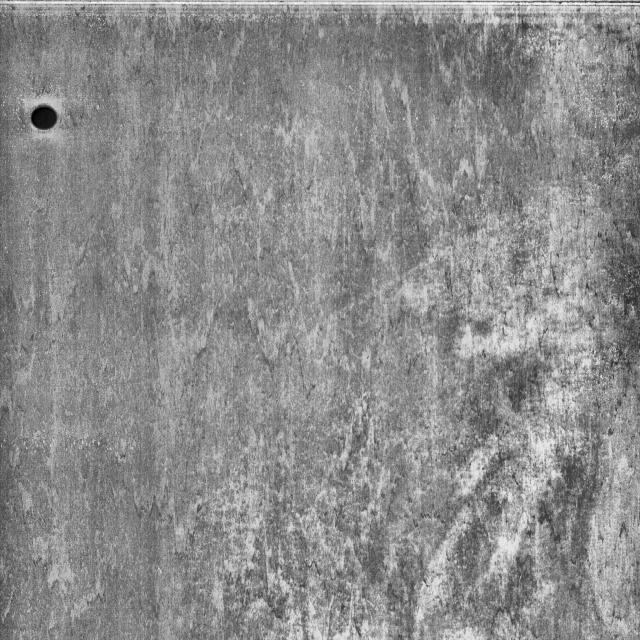
#> input picture samples/gc10/gc10_00307.jpg, 640 x 640 px
$ python -i demo_fallback.py   (imports and definitions only)   (older library calls are emulated)
#> lines starting #> are read from the running program, lines starting #| are printed output that depends on the picture; after the words box and inside, x2 and y2 are one past the last pixel; in counts of white or black regions, pixels touching at a corner belong together
#> further down, picture is the input picture: shape (640, 640, 3); min 0, max 255, mean 139.7
"""Heuristic demo fallback when trained weights are missing."""
from __future__ import annotations

import cv2
import numpy as np

from decision_engine.engine import AnomalyResult, DefectDetection


def demo_defect_heuristic(image_bgr: np.ndarray) -> list[DefectDetection]:
    """Detect dark elongated regions as pseudo-scratches for UI demos without weights."""
    gray = cv2.cvtColor(image_bgr, cv2.COLOR_BGR2GRAY)
    blur = cv2.GaussianBlur(gray, (5, 5), 0)
    edges = cv2.Canny(blur, 80, 160)
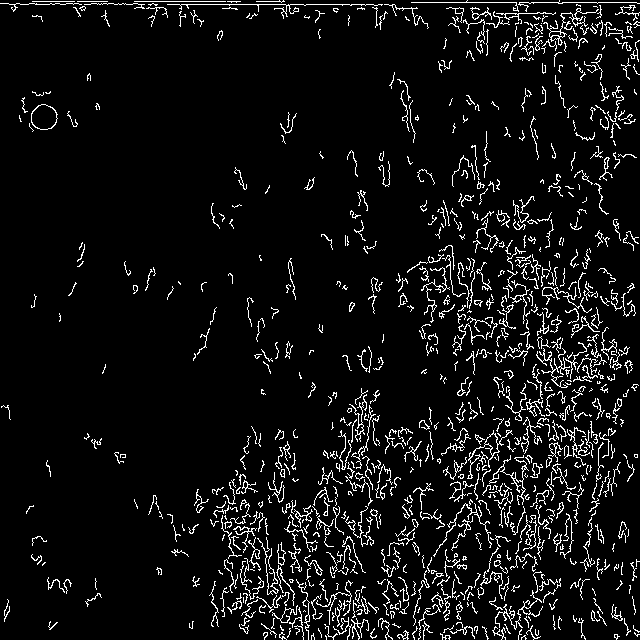
#> edges: shape (640, 640); 6.6% white in thin lines or dots
    edges = cv2.dilate(edges, np.ones((3, 3), np.uint8), iterations=1)
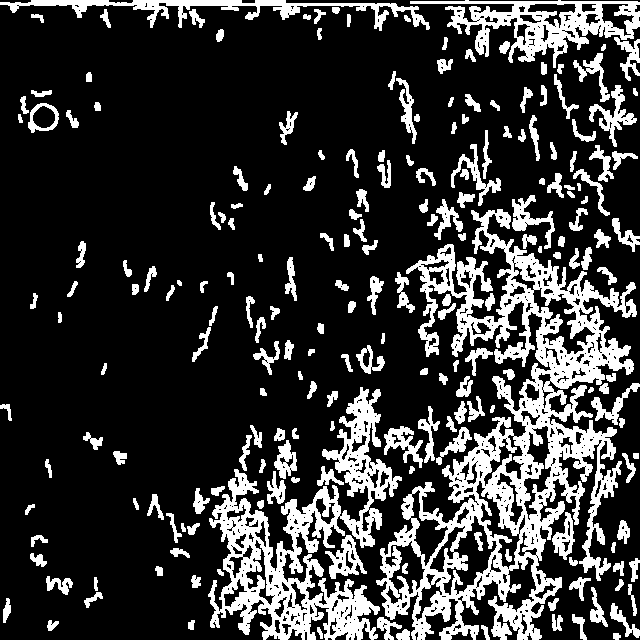
#> edges: shape (640, 640); 21.2% white; 213 white regions
    contours, _ = cv2.findContours(edges, cv2.RETR_EXTERNAL, cv2.CHAIN_APPROX_SIMPLE)
#> contours = 210 contours, 5 with area under 20; largest, box (x1, y1, x2, y2) and area: (376, 209, 637, 640) 43414, (208, 387, 402, 640) 16874, (410, 0, 640, 68) 6535, (0, 0, 430, 31) 2667, (325, 535, 367, 579) 798
    h, w = gray.shape
#> h = 640; w = 640
    detections: list[DefectDetection] = []
    for cnt in contours:
        x, y, bw, bh = cv2.boundingRect(cnt)
        area = bw * bh
        if area < (h * w) * 0.002 or area > (h * w) * 0.25:
            continue
        aspect = max(bw, bh) / max(1, min(bw, bh))
        if aspect < 2.5:
            continue
        conf = float(np.clip(0.45 + min(aspect, 8) * 0.05, 0.45, 0.92))
        detections.append(
            DefectDetection(
                type="scratch",
                confidence=conf,
                bbox=[float(x), float(y), float(x + bw), float(y + bh)],
                affected_area=area / float(h * w),
            )
        )
        if len(detections) >= 3:
            break
#> this loop made 209 passes
#> (x, y, bw, bh, area) on passes 1 to 3: (613, 633, 8, 7, 56), (396, 629, 14, 11, 154), (317, 627, 6, 12, 72)
#> after the loop, detections = 3 items
    return detections


def demo_anomaly_heuristic(image_bgr: np.ndarray, heatmap_out=None) -> AnomalyResult:
    gray = cv2.cvtColor(image_bgr, cv2.COLOR_BGR2GRAY)
    lap = cv2.Laplacian(gray, cv2.CV_64F)
    energy = float(np.var(lap))
    # normalize roughly: metal textures vary; map into 0..1
    score = float(np.clip((energy - 50) / 400.0, 0.0, 1.0))
    heatmap_path = None
    if heatmap_out is not None:
        abs_lap = np.abs(lap)
        abs_lap = abs_lap / (abs_lap.max() + 1e-6)
        heat = (abs_lap * 255).astype(np.uint8)
        colored = cv2.applyColorMap(heat, cv2.COLORMAP_JET)
        overlay = cv2.addWeighted(image_bgr, 0.55, colored, 0.45, 0)
        heatmap_out.parent.mkdir(parents=True, exist_ok=True)
        cv2.imwrite(str(heatmap_out), overlay)
        heatmap_path = str(heatmap_out)
    return AnomalyResult(score=score, heatmap_path=heatmap_path, is_anomaly=score >= 0.4)

>>> import cv2
>>> picture = cv2.imread('../samples/gc10/gc10_00307.jpg')
>>> result = demo_defect_heuristic(picture)
#> result = 3 items

$ run again, on samples/gc10/gc10_00461.jpg
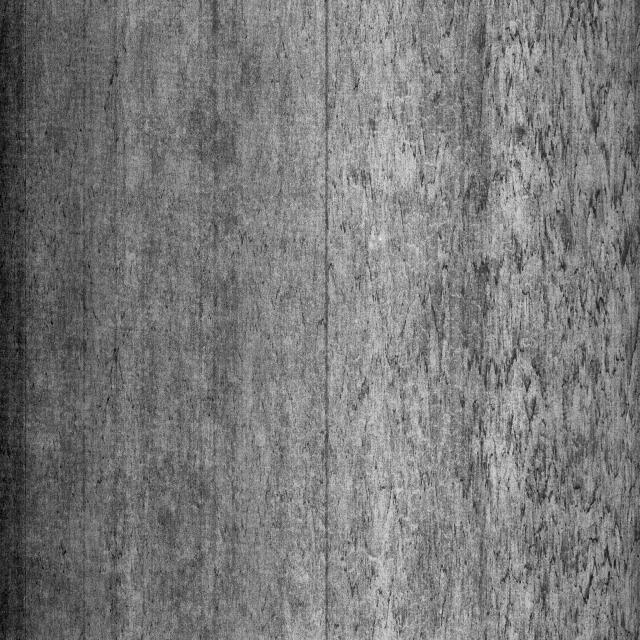
#> input picture samples/gc10/gc10_00461.jpg, 640 x 640 px
#> picture is the input picture: shape (640, 640, 3); min 0, max 252, mean 120.9
#> in demo_defect_heuristic, `edges = cv2.Canny(blur, 80, 160)`:
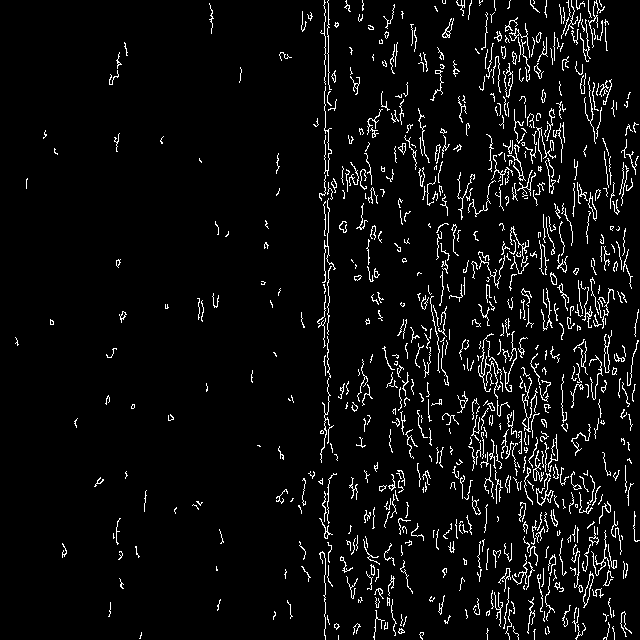
#> edges: shape (640, 640); 5.3% white in thin lines or dots
#> in demo_defect_heuristic, `edges = cv2.dilate(edges, np.ones((3, 3), np.uint8), iterations=1)`:
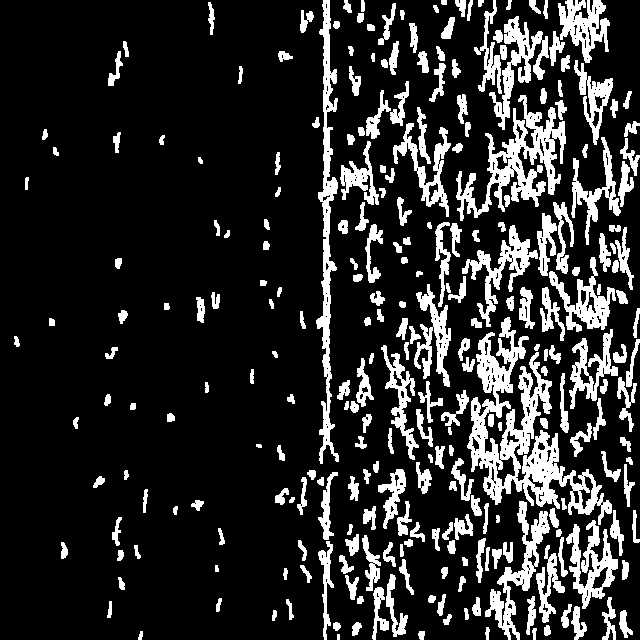
#> edges: shape (640, 640); 17% white; 271 white regions (1 under 20 px)
#> contours = 271 contours, 9 with area under 20; largest, box (x1, y1, x2, y2) and area: (467, 317, 612, 525) 8878, (456, 95, 566, 221) 4039, (316, 0, 339, 464) 3012, (485, 501, 550, 640) 1994, (566, 520, 618, 609) 1809
#> the loop in demo_defect_heuristic, `for cnt in contours:` made 40 passes
#> (x, y, bw, bh, area) on passes 2 to 9: (418, 631, 7, 9, 63), (138, 631, 5, 9, 45), (532, 628, 5, 12, 60), (485, 627, 5, 13, 65), (544, 625, 7, 11, 77), (352, 622, 10, 14, 140), (333, 622, 8, 9, 72), (443, 614, 9, 11, 99)
#> after the loop in demo_defect_heuristic, `for cnt in contours:`: detections = 3 items

$ run again, on samples/gc10/gc10_00475.jpg
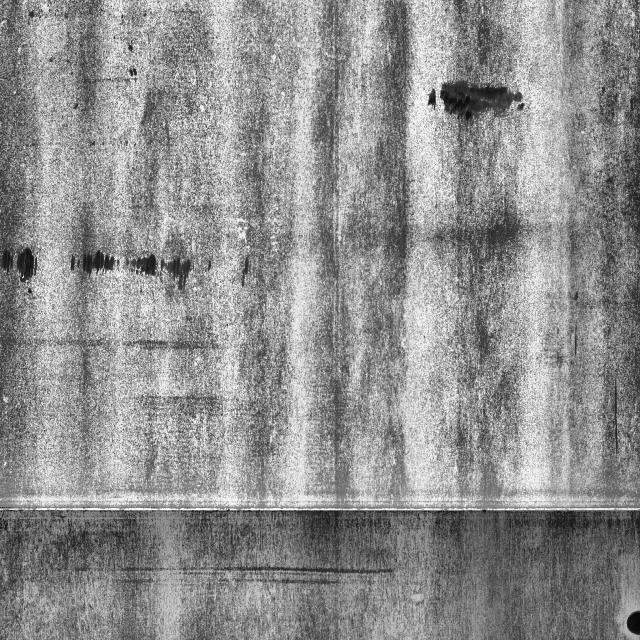
#> input picture samples/gc10/gc10_00475.jpg, 640 x 640 px
#> picture is the input picture: shape (640, 640, 3); min 0, max 255, mean 143.7
#> in demo_defect_heuristic, `edges = cv2.Canny(blur, 80, 160)`:
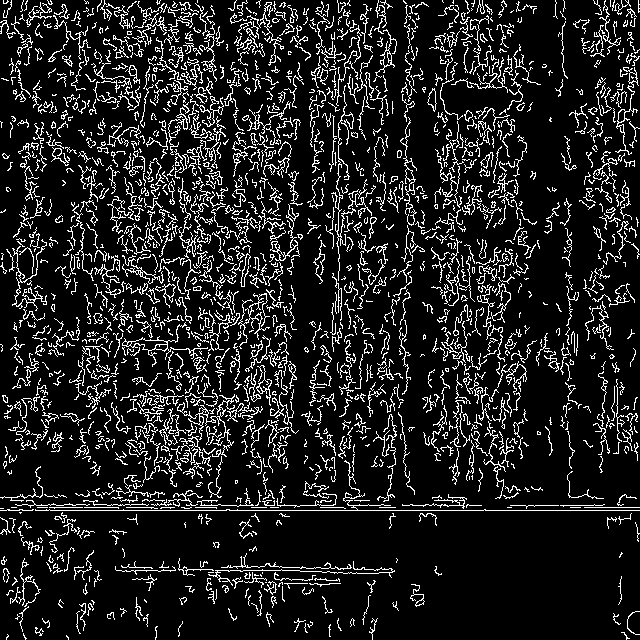
#> edges: shape (640, 640); 12.8% white in thin lines or dots
#> in demo_defect_heuristic, `edges = cv2.dilate(edges, np.ones((3, 3), np.uint8), iterations=1)`:
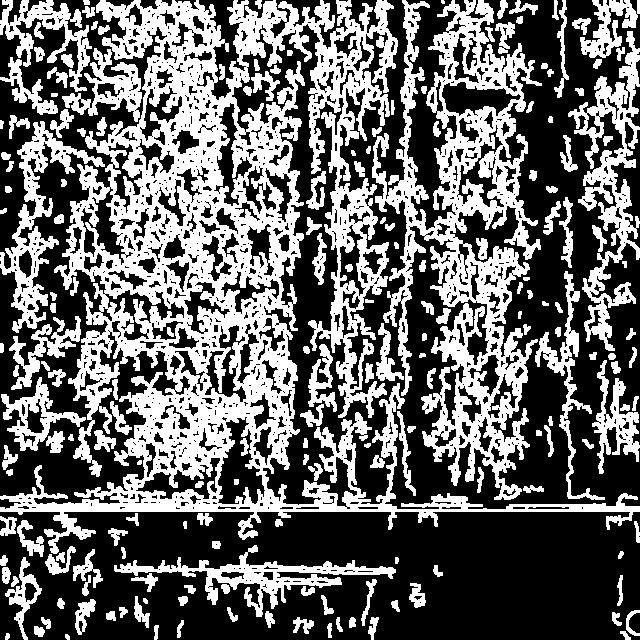
#> edges: shape (640, 640); 40.4% white; 190 white regions (1 under 20 px)
#> contours = 185 contours, 19 with area under 20; largest, box (x1, y1, x2, y2) and area: (0, 0, 640, 554) 109799, (372, 0, 542, 500) 34677, (568, 31, 640, 351) 6676, (0, 121, 105, 333) 4696, (114, 545, 396, 617) 3822
#> the loop in demo_defect_heuristic, `for cnt in contours:` made 112 passes
#> (x, y, bw, bh, area) on passes 1 to 8: (65, 634, 5, 6, 30), (5, 633, 5, 7, 35), (620, 631, 11, 9, 99), (34, 626, 11, 11, 121), (154, 625, 5, 15, 75), (327, 623, 5, 15, 75), (177, 620, 7, 18, 126), (368, 617, 11, 23, 253)
#> after the loop in demo_defect_heuristic, `for cnt in contours:`: detections = 3 items

$ run again, on samples/gc10/gc10_00893.jpg
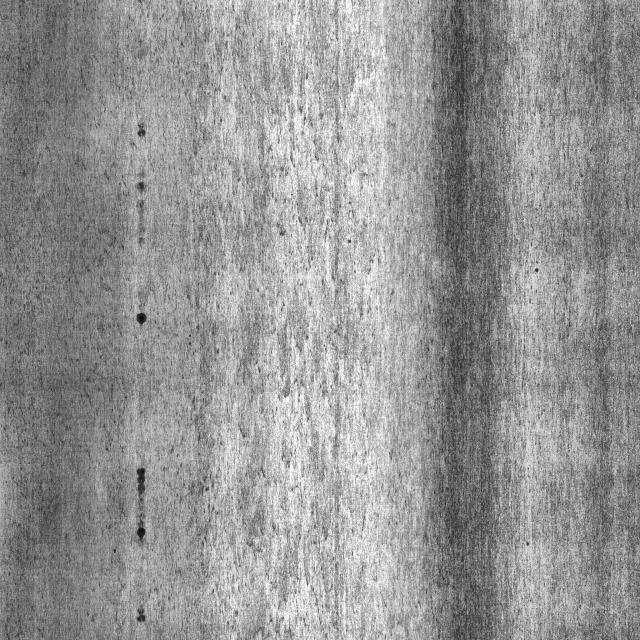
#> input picture samples/gc10/gc10_00893.jpg, 640 x 640 px
#> picture is the input picture: shape (640, 640, 3); min 0, max 255, mean 149.3
#> in demo_defect_heuristic, `edges = cv2.Canny(blur, 80, 160)`:
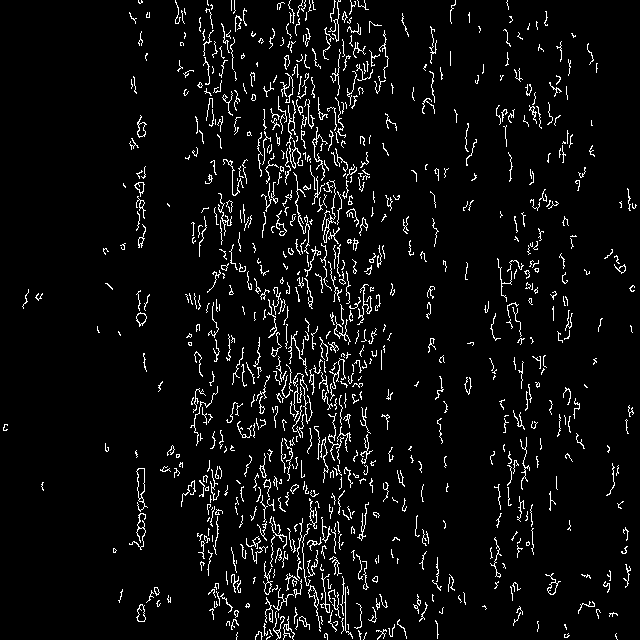
#> edges: shape (640, 640); 5.2% white in thin lines or dots
#> in demo_defect_heuristic, `edges = cv2.dilate(edges, np.ones((3, 3), np.uint8), iterations=1)`:
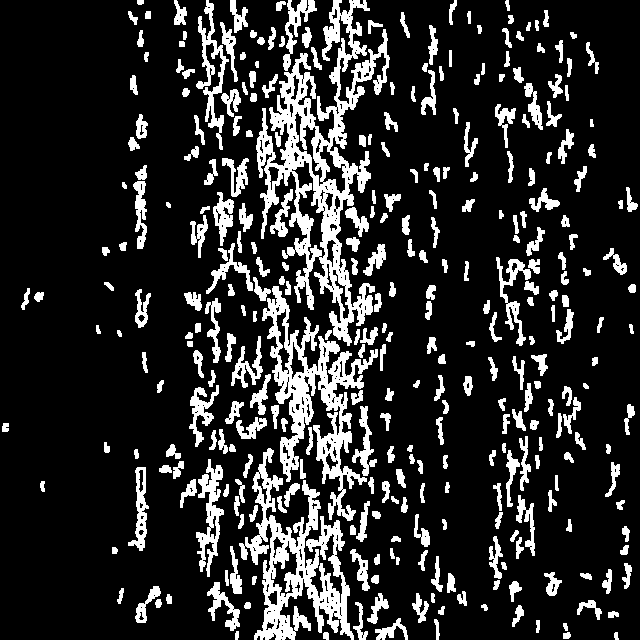
#> edges: shape (640, 640); 17% white; 330 white regions
#> contours = 330 contours, 7 with area under 20; largest, box (x1, y1, x2, y2) and area: (256, 0, 390, 346) 14738, (239, 448, 354, 640) 7620, (262, 286, 378, 521) 7432, (196, 459, 224, 577) 1224, (196, 0, 229, 150) 1044
#> the loop in demo_defect_heuristic, `for cnt in contours:` made 84 passes
#> (x, y, bw, bh, area) on passes 1 to 8: (614, 632, 5, 8, 40), (563, 632, 8, 7, 56), (323, 632, 6, 8, 48), (235, 631, 4, 9, 36), (563, 623, 5, 8, 40), (536, 620, 4, 13, 52), (434, 619, 6, 21, 126), (375, 618, 33, 22, 726)
#> after the loop in demo_defect_heuristic, `for cnt in contours:`: detections = 3 items
